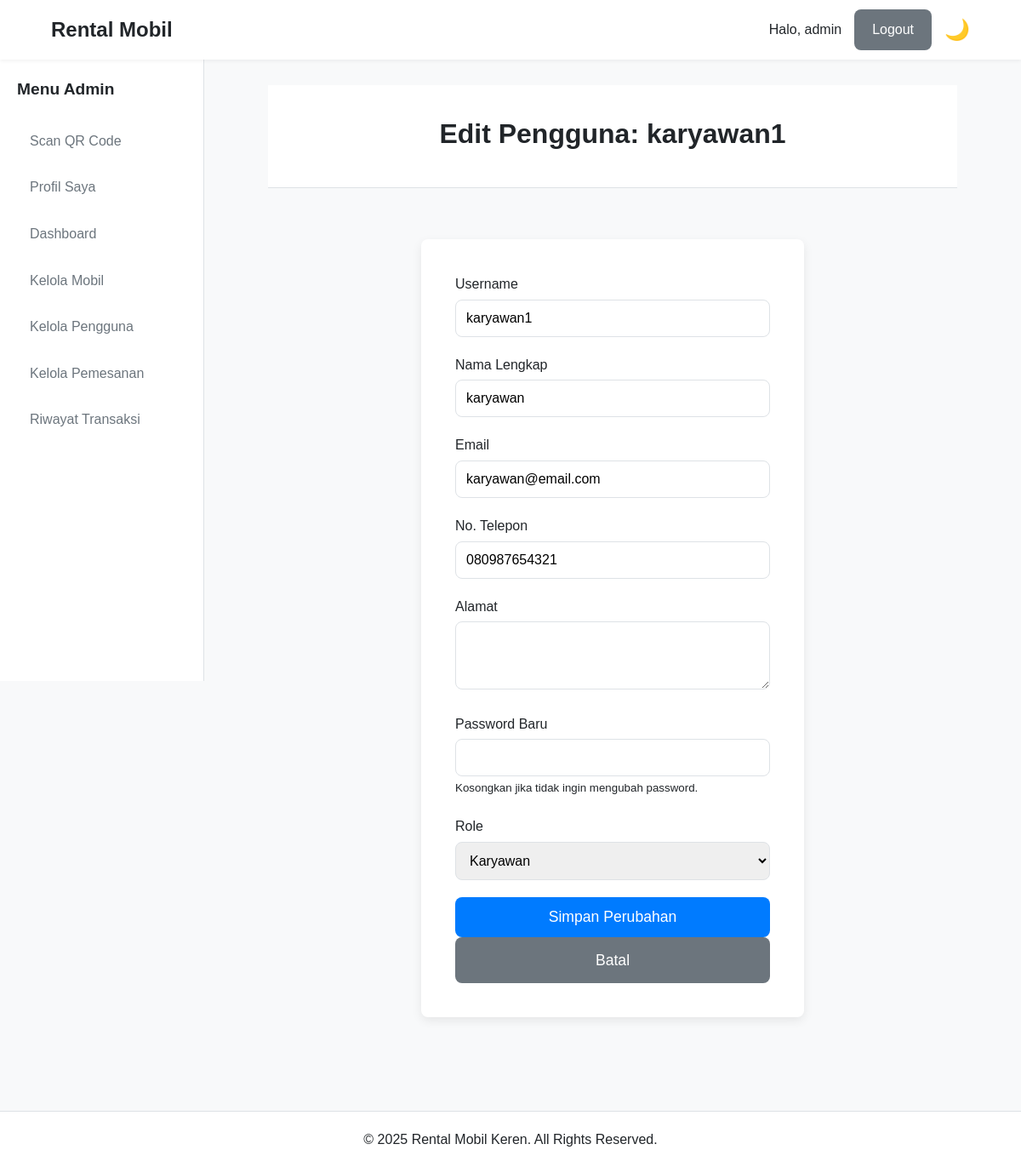
The page /actions/pengguna/edit.php?id=2 (signed in) on the database as committed earlier.
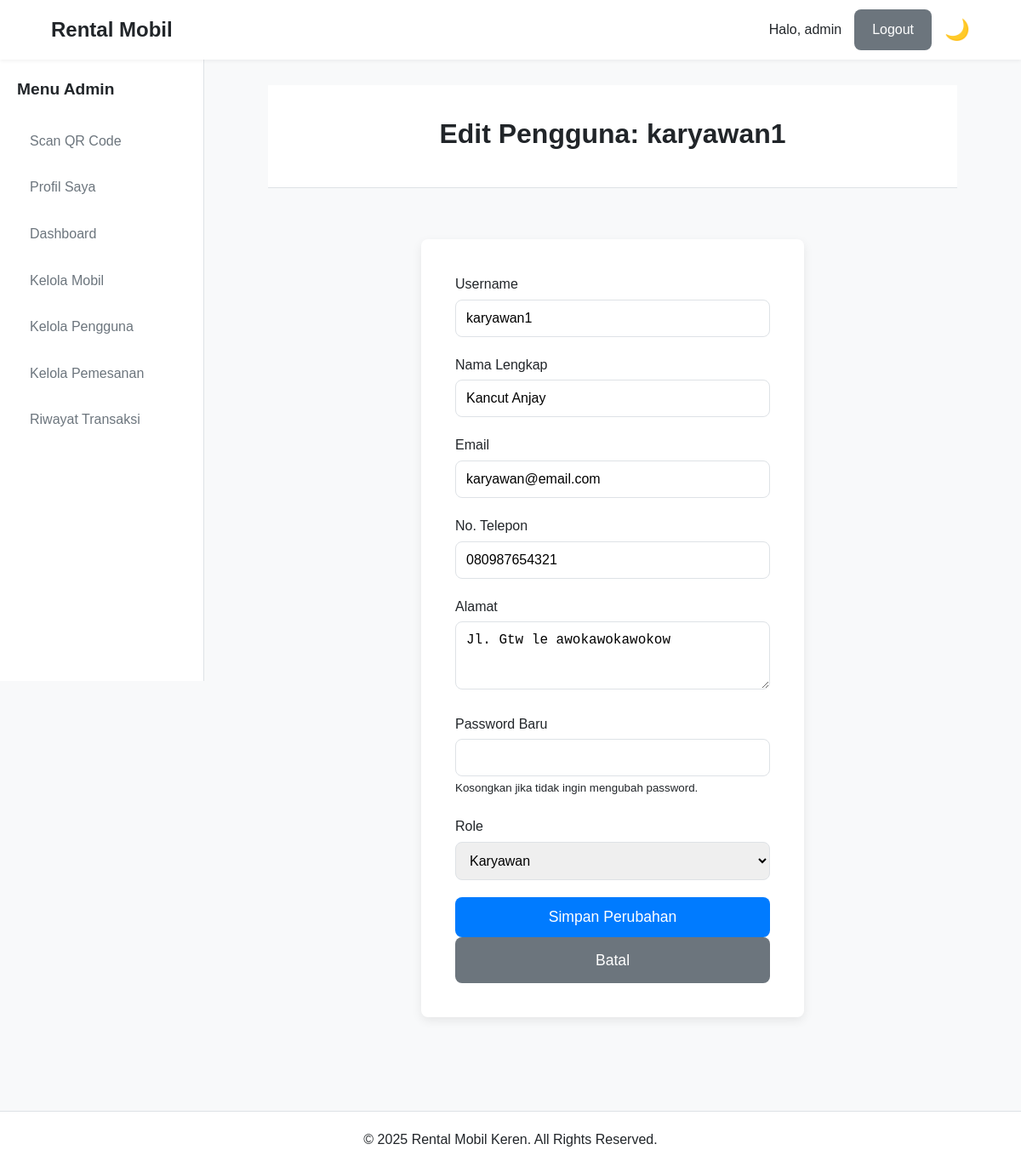
The same page on the database as committed later.
### tables this page shows
CREATE TABLE `pengguna` (
  `id_pengguna` int(11) NOT NULL,
  `username` varchar(50) NOT NULL,
  `password` varchar(255) NOT NULL,
  `nama_lengkap` varchar(100) NOT NULL,
  `nik` varchar(16) DEFAULT NULL,
  `foto_ktp` varchar(255) DEFAULT NULL,
  `email` varchar(100) NOT NULL,
  `no_telp` varchar(15) NOT NULL,
  `alamat` text DEFAULT NULL,
  `role` enum('Admin','Karyawan','Pelanggan') NOT NULL DEFAULT 'Pelanggan',
  `created_at` timestamp NOT NULL DEFAULT current_timestamp()
);

### actions/pengguna/edit.php (the view, shortened to what this page needs)
<?php
require_once '../../includes/config.php';
$id_user = isset($_REQUEST['id']) ? (int)$_REQUEST['id'] : 0;
try {
    $stmt = $pdo->prepare("SELECT * FROM pengguna WHERE id_pengguna = ?");
    $stmt->execute([$id_user]);
    $user = $stmt->fetch();
} catch (PDOException $e) {
    redirect_with_message('../../admin/user.php', 'Error database.', 'error');
}
require_once '../../includes/header.php';
?>
<div class="page-header"><h1>Edit Pengguna: <?= htmlspecialchars($user['username']) ?></h1></div>
<div class="form-container admin-form">
    <div class="form-box">
        <form action="" method="POST">
            <div class="form-grid">
                <div class="form-group"><label>Username</label><input type="text" name="username" required value="<?= htmlspecialchars($user['username']) ?>"></div>
                <div class="form-group"><label>Nama Lengkap</label><input type="text" name="nama_lengkap" required value="<?= htmlspecialchars($user['nama_lengkap']) ?>"></div>
                <div class="form-group"><label>Email</label><input type="email" name="email" required value="<?= htmlspecialchars($user['email']) ?>"></div>
                <div class="form-group"><label>No. Telepon</label><input type="tel" name="no_telp" value="<?= htmlspecialchars($user['no_telp']) ?>"></div>
                <div class="form-group full-width"><label>Alamat</label><textarea name="alamat" rows="3"><?= htmlspecialchars($user['alamat']) ?></textarea></div>
                <div class="form-group"><label>Password Baru</label><input type="password" name="password"><small>Kosongkan jika tidak ingin mengubah password.</small></div>
                <div class="form-group"><label>Role</label>
                    <select name="role" required>
                        <option value="Karyawan" <?= ($user['role'] == 'Karyawan') ? 'selected' : '' ?>>Karyawan</option>
                    </select>
                </div>
            </div>
            <button type="submit" class="btn btn-primary">Simpan Perubahan</button>
            <a href="../../admin/user.php" class="btn btn-secondary">Batal</a>
        </form>
    </div>
</div>
<?php require_once '../../includes/footer.php'; ?>

Rows that differ between the two databases and show on the page:
changed pengguna "karyawan1": nama_lengkap "karyawan" → "Kancut Anjay"; alamat (not shown) → "Jl. Gtw le awokawokawokow"
